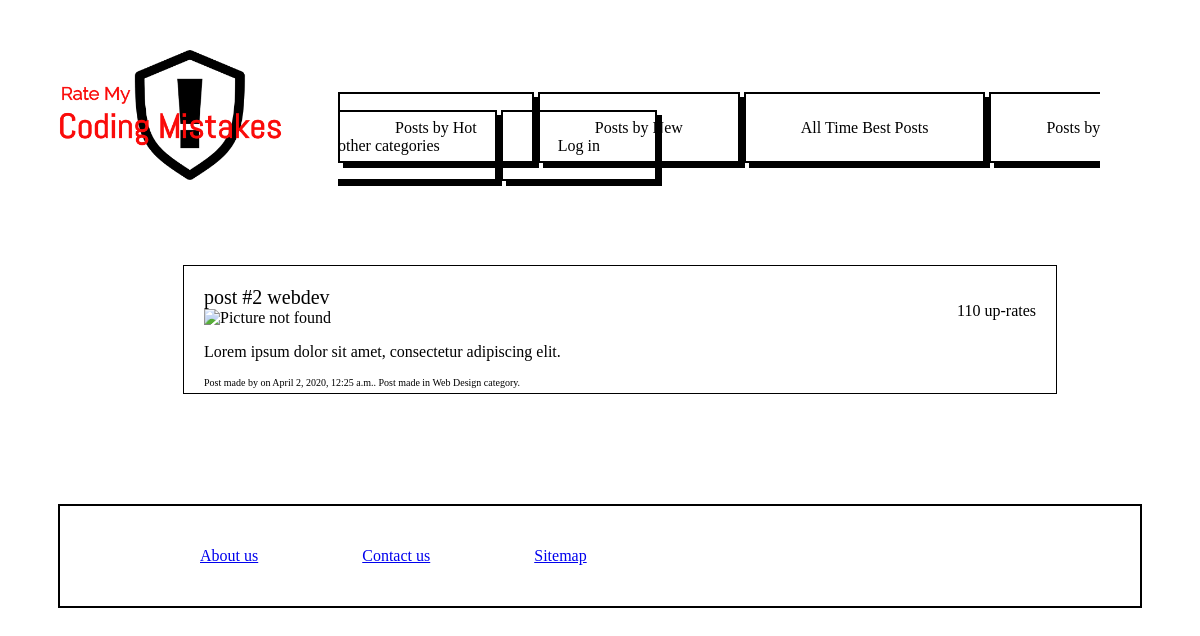
/categories/web-design/post-2-webdev, run on an earlier commit of the app's database.
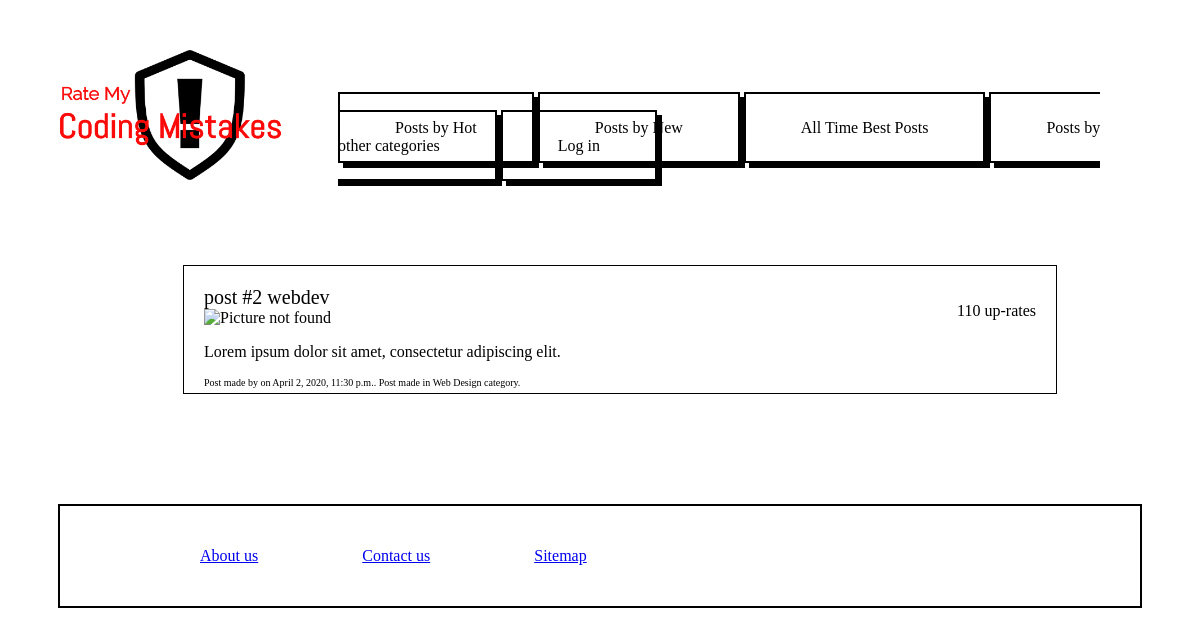
And on a later commit of the database.
### main/models.py (models this page shows, shortened)
class Post(models.Model):
    TITLE_MAX_LENGTH = 32
    POST_MAX_LENGTH = 240
    category = models.ForeignKey(Category, on_delete=models.CASCADE)
    title = models.CharField(max_length=TITLE_MAX_LENGTH)
    body = models.CharField(max_length=POST_MAX_LENGTH)
    op = models.ForeignKey(User, on_delete=models.CASCADE)
    image = models.ImageField(upload_to='post_images', blank=True)
    date = models.DateTimeField(default=datetime.now)
    rating = models.IntegerField(default=0)
    slug = models.SlugField(primary_key=True)
    class Meta:
        verbose_name_plural = 'posts'

class Category(models.Model):
    NAME_MAX_LENGTH = 128
    name = models.CharField(max_length=NAME_MAX_LENGTH, unique=True, primary_key=True)
    slug = models.SlugField(unique=True)
    class Meta:
        verbose_name_plural = 'categories'

### main/views.py (the view)
# urls.py: path('categories/<slug:category_name_slug>/<slug:post_slug>', views.show_post, name='show_post'),
def show_post(request, category_name_slug, post_slug):
    context_dict = {}
    try:
        post = Post.objects.get(slug=post_slug)
        context_dict['post'] = post
    except Post.DoesNotExist:
        context_dict['post'] = None
    response = render(request, 'main/post.html', context_dict)
    return response

### templates/main/post.html (shortened to what this page needs)
{% extends 'main/base.html' %}
{% load staticfiles %}
{% block body_block %}
	{% if post %}
	<ul class="category_display">
		<li>
			<p class="title">{{ post.title }}</p>
			<p class="right">{{ post.rating }} up-rates</p>
			<img src="{{ MEDIA_URL }}{{ post.image }}" alt="Picture not found"/>
			<p>{{ post.body }}</p>
			<p class="small">Post made by {{ post.op.user.username }} on {{ post.date }}. Post made in {{ post.category.name }} category.</p>
		</li>
	</ul>
	{% else %}
		Something went wrong - post not found
	{% endif %}
{% endblock %}

What changed in the data, as far as the page shows it:
changed Post "post #2 webdev": date "April 2, 2020, 12:25 a.m." → "April 2, 2020, 11:30 p.m."
